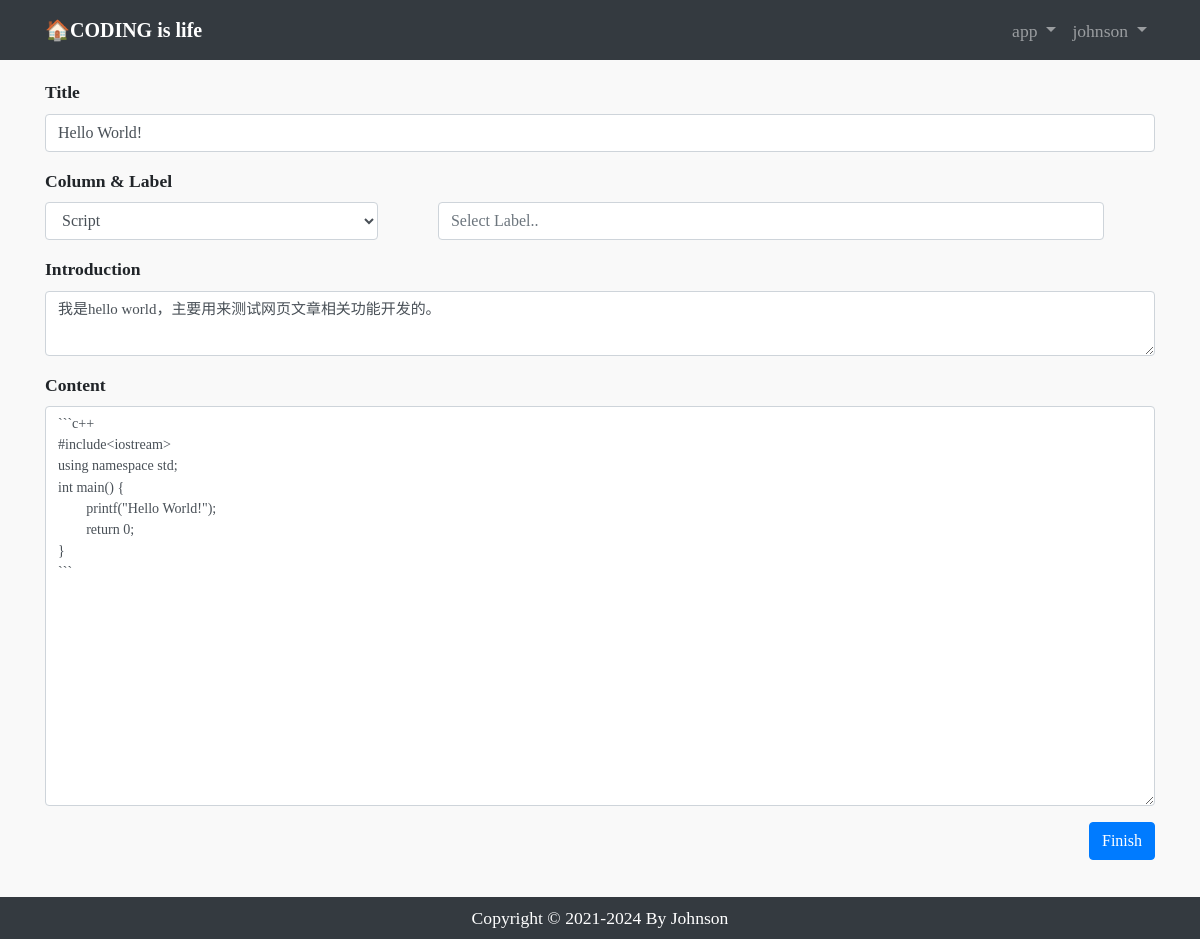
Screenshot of /article/article-update/11/ (signed in) with the database file from the repository.
### article/models.py (models this page shows, shortened)
class ArticlePost(models.Model):
    author = models.ForeignKey(User, on_delete=models.CASCADE)
    title = models.CharField(max_length=100)
    introduction = models.CharField(max_length=100, default="这是一篇文章..")
    body = models.TextField()
    created = models.DateTimeField(default=timezone.now)
    updated = models.DateTimeField(auto_now=True)
    tags = TaggableManager(blank=True)
    total_views = models.PositiveIntegerField(default=0)
    column = models.ForeignKey(
        ArticleColumn,
        null=True,
        blank=True,
        on_delete=models.CASCADE,
        related_name='article',
    )
    class Meta:
        ordering = ('-created', )

class ArticleColumn(models.Model):
    title = models.CharField(max_length=100, blank=True)
    created = models.DateTimeField(default=timezone.now)
    def __str__(self):
        return self.title

### article/views.py (the view)
# urls.py: path('article-update/<int:id>/', views.article_update, name="article_update"),
def article_update(request, id):
    article = ArticlePost.objects.get(id=id)
    if str(article.author) != request.user.username:
        return HttpResponse("你不是本人，无权更改文章！")
    if request.method == "POST":
        article_post_form = ArticlePostForm(data=request.POST)
        if article_post_form.is_valid():
            article.title = request.POST['title']
            article.body = request.POST['body']
            article.introduction = request.POST['introduction']
            article.tags.clear();
            for item in request.POST['tags'].split(','):
                if item:
                    article.tags.add(item)
            if request.POST['column'] != 'none':
                article.column = ArticleColumn.objects.get(id=request.POST['column'])
            else:
                article.column = None
            article.save()
            return redirect("article:article_detail", id=id)
        else:
            return HttpResponse("表单数据有误，请重新填写。")
    else:
        article_post_form = ArticlePostForm()
        columns = ArticleColumn.objects.all()
        context = {
            'article': article, # 为了提取更改前的内容
            'article_post_form': article_post_form,
            'columns': columns,
        }
        return render(request, 'article/update.html', context)

### article/forms.py
class ArticlePostForm(forms.ModelForm):
    class Meta:
        model = ArticlePost
        fields = ('title', 'introduction', 'body', 'tags')

### templates/article/update.html (shortened to what this page needs)
{% extends "base.html" %}
{% load static %}
{% block content %}
<div class="container">
    <div class="row">
        <div class="col-12">
            <form method="post" action=".">
                <div class="form-group">
                    <label for="title">Title</label>
                    <input type="text" class="form-control" id="title" name="title" value="{{ article.title }}">
                </div>
                <div class="form-group" style="width:30%; display:inline-block; margin-right:5%;">
                    <label for="column">Column & Label</label>
                    <select class="form-control"
                            id="column"
                            name="column"
                            style="display:inline-block"
                    >
                        {% for column in columns %}
                            <option value="{{ column.id }}"
                                {% if column.id == article.column.id %}
                                    selected
                                {% endif %}
                            >
                                {{ column }}
                            </option>
                        {% endfor %}
                    </select>
                </div>
                <div class="form-group" style="display:inline-block; width:60%;">
                    <input type="text"
                           class="form-control"
                           id="tags"
                           name="tags"
                           placeholder="Select Label.."
                           style="display:inline-block;"
                           value="{% for tag in article.tags.all %}{{ tag }},{% endfor %}"
                    >
                </div>
                <div class="form-group">
                    <label for="introduction">Introduction</label>
                    <textarea type="text" class="form-control" id="introduction" name="introduction" style="position:relative;height:65px;font-size:85%;">{{ article.introduction }}</textarea>
                </div>
                <div class="form-group">
                    <label for="body">Content</label>
                    <textarea type="text" class="form-control" id="body" name="body" row="12" style="position:relative;height:400px;font-size:80%;">{{ article.body }}</textarea>
                </div>
                <button type="submit" class="btn btn-primary" style="float:right">Finish</button>
            </form>
        </div>
    </div>
</div>
{% endblock content %}

### templates/header.html (shortened to what this page needs)
<nav class="navbar navbar-expand-sm navbar-dark bg-dark fixed-top">
    <div class="container">
        <a class="navbar-brand" href="{% url 'home_show' %}" style="font-family:'sansserif'">
            <strong>🏠CODING is life</strong>
        </a>
        <div>
            <ul class="navbar-nav">
                <li class="nav-item dropdown">
                    <a class="nav-link dropdown-toggle" href="#" id="navbarDropdown" role="button" data-toggle="dropdown" aria-haspopup="true">
                        app
                    </a>
                </li>
                {% if user.is_authenticated %}
                    <li class="nav-item dropdown">
                        <a class="nav-link dropdown-toggle" href="#" id="navbarDropdown" role="button" data-toggle="dropdown" aria-haspopup="true">
                            {{ user.username }}
                        </a>
                    </li>
                {% else %}
                    <li class="nav-item">
                        <a class="nav-link" href='{% url "userprofile:login" %}'>login</a>
                    </li>
                {% endif %}
            </ul>
        </div>
    </div>
</nav>
<div>
    <br><br><br>
</div>

### static/css/style.css (style rules this page uses)
body { font-family: 'Verdana'; }
ul { margin-top: 0.4em; }
li { margin-bottom: 0.3em; }
label { font-weight: bold; }
.navbar { height: 60px; }
body { font-size: 1.1rem; line-height: 1.5; word-wrap: break-word; background: #F9F9F9; }

### rows the page displays
ArticlePost: title "Hello World!", column "Script", introduction "我是hello world，主要用来测试网页文章相关功能开发的。", body "```c++ #include<iostream> using namespace std; int main() { printf(\"Hello World!\"); return 0; } ```"

### other values shown
{{ user.username }} "johnson"
